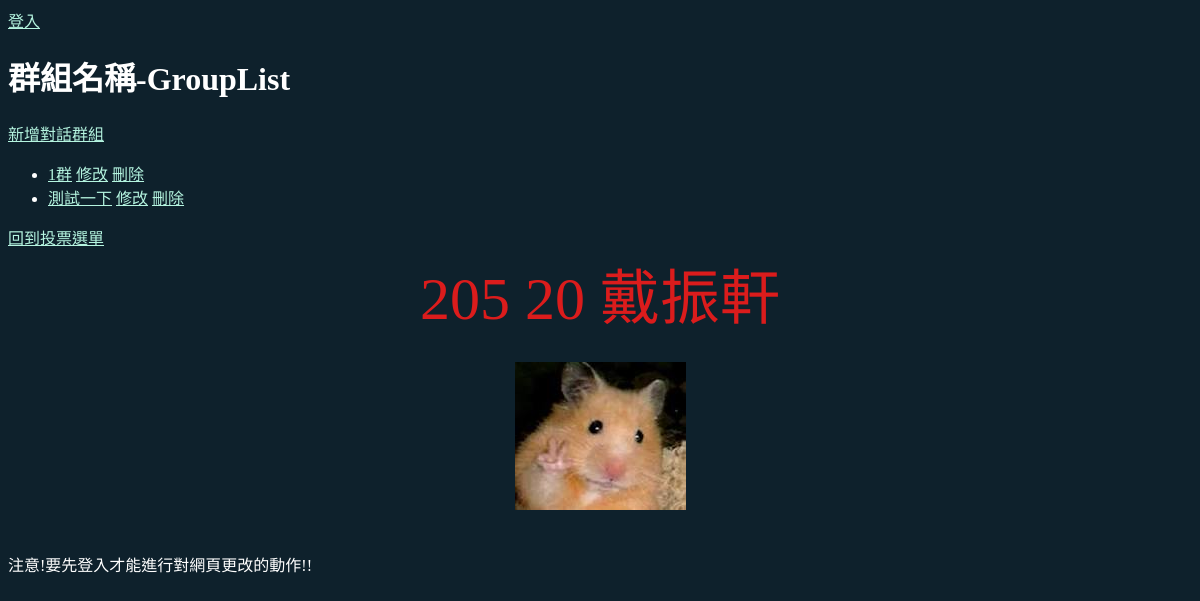
The app's page /chat/, older data.
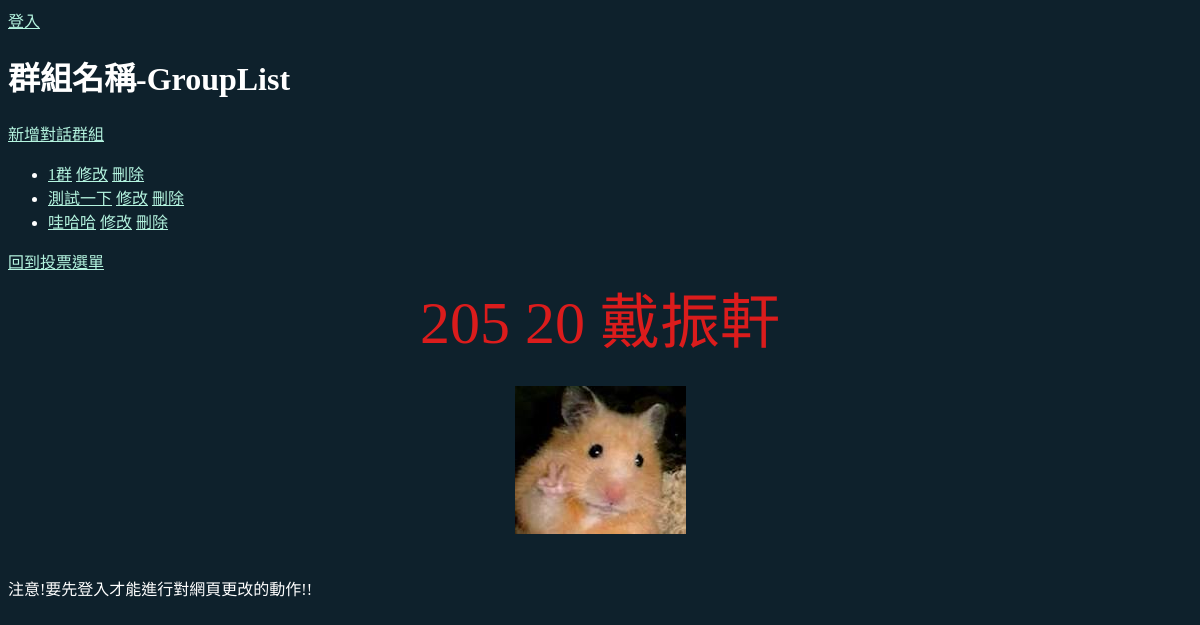
The same page, newer data.
### chat/models.py (models this page shows, shortened)
class GROUP(models.Model): #群組
    group_name = models.CharField("群組名稱",max_length=64)
    desc = models.TextField("說明") #群組說明

### chat/views.py (the view)
# urls.py: path("", Grouplist.as_view(), name='group_list'),
class Grouplist(ListView):
    model = GROUP

### templates/chat/group_list.html (shortened to what this page needs)
{% extends 'base.html' %}
{% block main %}
    <h1>群組名稱-GroupList</h1>
    <a href="{% url 'group_create' %}">新增對話群組</a>
    <ul>
        {% for group in group_list %}
        <li>
            <a href="{% url 'chat_view' group.id %}">{{ group.group_name }}</a>
            <a href="{% url 'group_edit' group.id %}">修改</a>
            <a href="{% url 'group_delete' group.id %}">刪除</a>
        </li>
        {% endfor %}
    </ul>
    <a href="{% url 'poll_list' %}">回到投票選單</a>
{% endblock %}

Row changes from the older to the newer data that the page shows:
added GROUP: group_name "哇哈哈"
